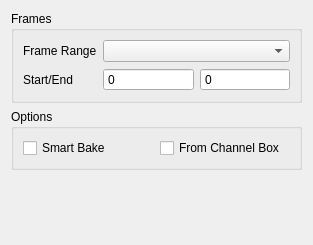
<?xml version="1.0" encoding="UTF-8"?>
<ui version="4.0">
 <class>Form</class>
 <widget class="QWidget" name="Form">
  <property name="geometry">
   <rect>
    <x>0</x>
    <y>0</y>
    <width>313</width>
    <height>245</height>
   </rect>
  </property>
  <property name="windowTitle">
   <string>FastBake</string>
  </property>
  <layout class="QVBoxLayout" name="verticalLayout_3">
   <item>
    <widget class="QGroupBox" name="frames_groupBox">
     <property name="title">
      <string>Frames</string>
     </property>
     <layout class="QFormLayout" name="formLayout">
      <item row="0" column="0">
       <widget class="QLabel" name="frame_range_label">
        <property name="text">
         <string>Frame Range</string>
        </property>
       </widget>
      </item>
      <item row="0" column="1">
       <widget class="QComboBox" name="frame_range_combo"/>
      </item>
      <item row="1" column="0">
       <widget class="QLabel" name="start_end_label">
        <property name="text">
         <string>Start/End</string>
        </property>
       </widget>
      </item>
      <item row="1" column="1">
       <layout class="QHBoxLayout" name="customFrames_layout">
        <item>
         <widget class="QSpinBox" name="start_frame_spinbox">
          <property name="buttonSymbols">
           <enum>QAbstractSpinBox::NoButtons</enum>
          </property>
          <property name="maximum">
           <number>999999</number>
          </property>
         </widget>
        </item>
        <item>
         <widget class="QSpinBox" name="end_frame_spinbox">
          <property name="buttonSymbols">
           <enum>QAbstractSpinBox::NoButtons</enum>
          </property>
          <property name="prefix">
           <string/>
          </property>
          <property name="maximum">
           <number>999999</number>
          </property>
         </widget>
        </item>
       </layout>
      </item>
     </layout>
    </widget>
   </item>
   <item>
    <widget class="QGroupBox" name="options_groupBox">
     <property name="title">
      <string>Options</string>
     </property>
     <layout class="QGridLayout" name="gridLayout">
      <item row="0" column="0">
       <layout class="QHBoxLayout" name="horizontalLayout">
        <item>
         <widget class="QCheckBox" name="smart_bake_cbox">
          <property name="text">
           <string>Smart Bake</string>
          </property>
          <property name="checked">
           <bool>false</bool>
          </property>
         </widget>
        </item>
        <item>
         <widget class="QCheckBox" name="channel_box_cbox">
          <property name="text">
           <string>From Channel Box</string>
          </property>
         </widget>
        </item>
       </layout>
      </item>
     </layout>
    </widget>
   </item>
   <item>
    <spacer name="verticalSpacer">
     <property name="orientation">
      <enum>Qt::Vertical</enum>
     </property>
     <property name="sizeHint" stdset="0">
      <size>
       <width>20</width>
       <height>40</height>
      </size>
     </property>
    </spacer>
   </item>
  </layout>
 </widget>
 <resources/>
 <connections/>
</ui>
